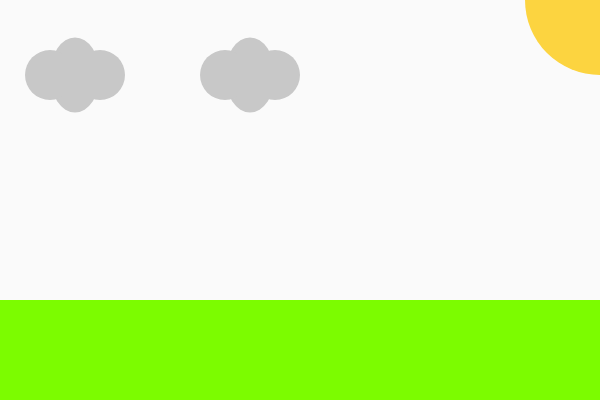
Frame 1 (no input)
Frame 60 (no input): identical to frame 1, image omitted
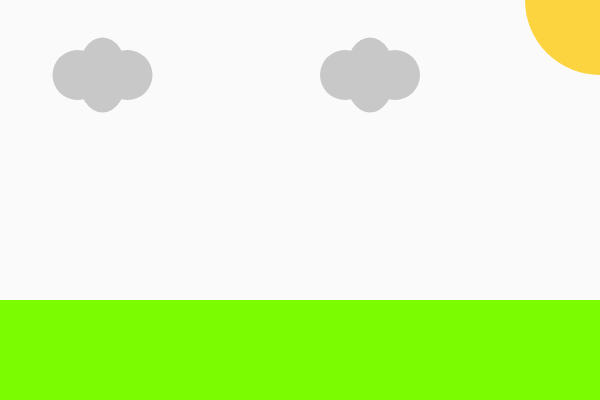
Frame 120 (the mouse pressed at the canvas centre since frame 60)

The p5.js sketch that drew these frames (run headless with seeded random() and noise() and a simulated clock; from frame 60 on, the mouse is pressed at the canvas centre):

// p5.js sketch
// ── sketch.js
// global variables
let sunDiameter = 150
let sunX = 600, sunY =0
let sunR = 252, sunG =212, sunB=64
//cloud variables
let cloudX = 75, cloudY = 75
let cloud2X = 250, cloud2Y = 75
let cloudDiameter = 50, offset = 25
let speed = 0

function setup(){
    createCanvas(600,400)
}
function draw(){
    background(250)
    // draw the sun
    fill(sunR,sunG,sunB)
    noStroke()
    circle(sunX, sunY, sunDiameter)
    //clouds
    fill(200)
    //first cloud
    ellipse(cloudX+offset, cloudY, cloudDiameter, cloudDiameter)
    ellipse(cloudX, cloudY, cloudDiameter, cloudDiameter+offset)
    ellipse(cloudX-offset, cloudY, cloudDiameter, cloudDiameter)
    //second cloud
    ellipse(cloud2X+offset, cloudY, cloudDiameter, cloudDiameter)
    ellipse(cloud2X, cloudY, cloudDiameter, cloudDiameter+offset)
    ellipse(cloud2X-offset, cloudY, cloudDiameter, cloudDiameter)
    // move the cloud
    // cloudX = cloudX + 5
    cloudX += speed
    cloud2X -= speed/2
    //grass
    fill(124,252,0)
    rect(0,300,width,100)
}

function mousePressed(){
    speed = 5
}
function keyPressed(){
    speed = 0
}
